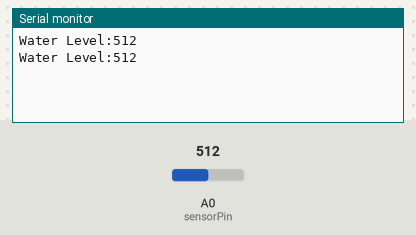
Recording of a sketch running on a simulated Arduino Uno, built with avr-gcc and run on an emulated ATmega328P. Parts: the last lines printed to the serial monitor. The test bench sets the inputs (shaded band); at power-on: A0 (sensorPin) = 512.

Above: at 1.8 s.
1.9 s: A0 (sensorPin) set to 716
At 2.4 s:
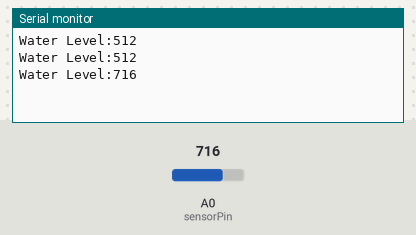
3.4 s: A0 (sensorPin) set to 900
At 4.7 s:
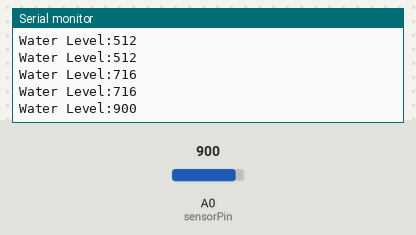
Timing chart, 0 to 6.4 s (numbered marks = the images above; inputs shaded):
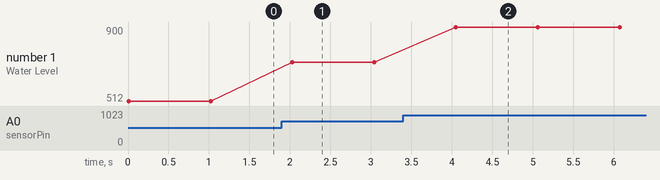

The sketch:

water_level_senor.ino
```cpp
// Sensor Pins
#define sensorPower 7
#define sensorPin A0

// Value for storing water level
int val = 0;

void setup()
{
    // Set D7 as an OUTPUT and set it to LOW initially
    pinMode(sensorPower, OUTPUT);
    digitalWrite(sensorPower, LOW);

    Serial.begin(9600);
}

void loop()
{
    // get the reading from the function below and print it
    int level = readSensor();

    Serial.print("Water Level:");
    Serial.println(level); // Use println to print on a new line

    delay(1000);
}

// This is a function used to get the reading
int readSensor()
{
    digitalWrite(sensorPower, HIGH); // Turn the sensor ON
    delay(10);                       // wait 10 milliseconds
    val = analogRead(sensorPin);     // Read the analog value from the sensor
    digitalWrite(sensorPower, LOW);  // Turn the sensor OFF
    return val;                      // Send current reading
}
```

Measured:
- after the input at 1.9 s, the serial monitor: prints a new line after 0.13 s (image 1)
- after the input at 3.4 s, the serial monitor: prints a new line after 0.65 s (image 2)
- plotted number 1: 512 → 716 after the input at 1.9 s, 716 → 900 after the input at 3.4 s
